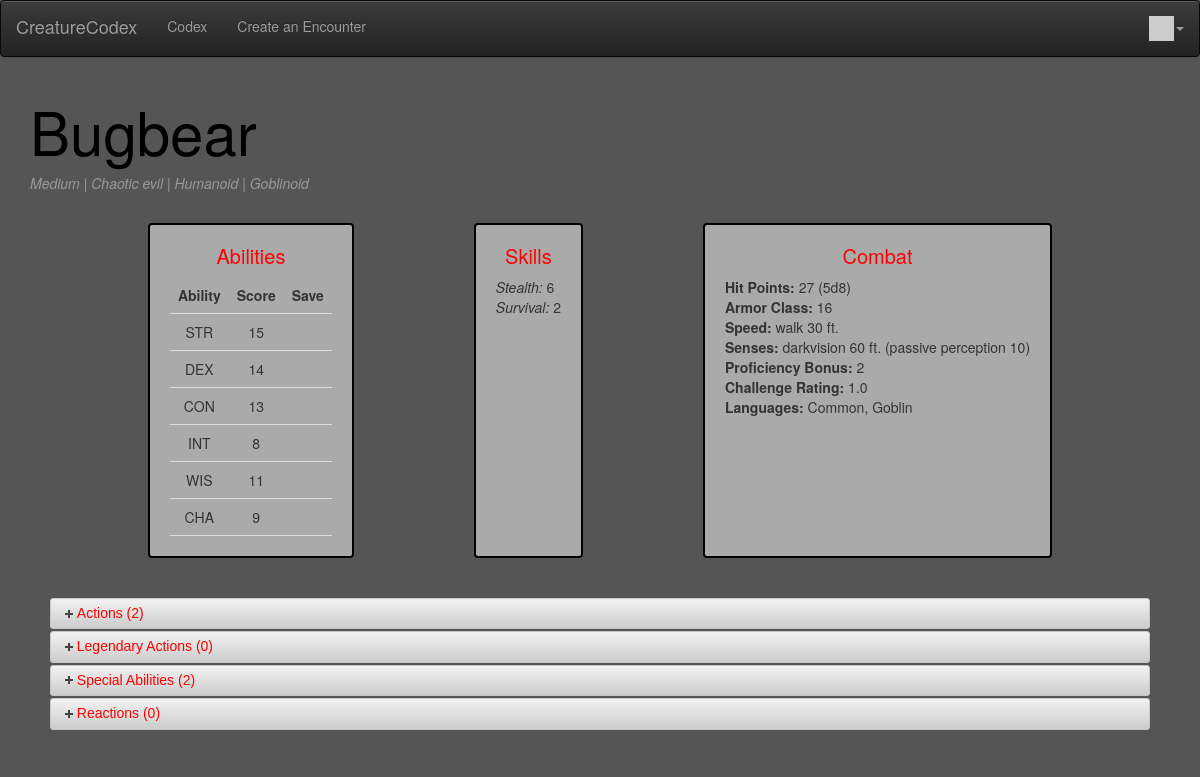
The page /codex/creature/9630 (signed in) on the database its author committed.
### codex/models.py (models this page shows, shortened)
class Creature(models.Model):
    name = models.CharField(max_length=128)
    strScore =  models.IntegerField()
    strSave = models.IntegerField(null=True)
    dexScore = models.IntegerField()
    dexSave = models.IntegerField (null=True)
    conScore = models.IntegerField()
    conSave = models.IntegerField(null=True)
    intScore = models.IntegerField()
    intSave = models.IntegerField(null=True)
    wisScore = models.IntegerField()
    wisSave = models.IntegerField(null=True)
    chaScore = models.IntegerField()
    chaSave = models.IntegerField(null=True)
    arcana = models.IntegerField(null=True)
    athletics = models.IntegerField(null=True)
    deception = models.IntegerField(null=True)
    history = models.IntegerField(null=True)
    insight = models.IntegerField(null=True)
    intimidation = models.IntegerField(null=True)
    investigation = models.IntegerField(null=True)
    medicine = models.IntegerField(null=True)
    nature = models.IntegerField(null=True)
    perception = models.IntegerField(null=True)
    performance = models.IntegerField(null=True)
    persuasion = models.IntegerField(null=True)
    religion = models.IntegerField(null=True)
    stealth = models.IntegerField(null=True)
    survival = models.IntegerField(null=True)
    armorClass = models.IntegerField()
    challengeRating = models.FloatField()
    hitDieNum = models.IntegerField() # Gathered form the HD...
    hitPoints = models.IntegerField()
    passivePerception = models.IntegerField() # Gathered from Senses...
    proficiencyBonus = models.IntegerField() # Based on CR...
    alignment = models.ForeignKey(Alignment,on_delete=models.CASCADE)
    hitDieType = models.ForeignKey(HitDieType,on_delete=models.CASCADE)
    size = models.ForeignKey(Size,on_delete=models.CASCADE)
    subtype = models.ForeignKey(Subtype,on_delete=models.CASCADE,null=True)
    type = models.ForeignKey(Type,on_delete=models.CASCADE)
    conditionImmunities = models.ManyToManyField(ConditionImmunities,through='ConditionImmunitiesCreature',
                                                 )
    damageImmunities = models.ManyToManyField(DamageType,through='DamageImmunitiesCreature',related_name='immunity')
    damageResistances = models.ManyToManyField(DamageType,through='DamageResistancesCreature',related_name='resistance')
    damageVulnerabilities = models.ManyToManyField(DamageType,through='DamageVulnerabilitiesCreature',related_name='vulnerability')
    languages = models.ManyToManyField(Languages,through='LanguagesCreature') # Explanation area? Or just str...
    senses = models.ManyToManyField(Senses,through='SensesCreature')
    speed = models.ManyToManyField(Speed,through='SpeedCreature')

class Size(models.Model):
    size = models.CharField(max_length=24)
    def __str__(self,):
        return self.size

class Alignment(models.Model):
    alignment = models.CharField(max_length=128)
    def __str__(self,):
        return self.alignment

class Type(models.Model):
    type = models.CharField(max_length=128)
    def __str__(self,):
        return self.type

class Subtype(models.Model):
    subtype = models.CharField(max_length=128)
    def __str__(self,):
        return self.subtype

class HitDieType(models.Model):
    hitDieType = models.CharField(max_length=3)
    def __str__(self,):
        return self.hitDieType

class Speed(models.Model):
    speed = models.CharField(max_length=256)
    def __str__(self,):
        return self.speed

class Senses(models.Model):
    sense = models.CharField(max_length=128)
    def __str__(self,):
        return self.sense

class Languages(models.Model):
    language = models.CharField(max_length=256)
    def __str__(self,):
        return self.language

### codex/views.py (the view)
# urls.py: path('creature/<int:pk>', views.CreatureDetailView.as_view(), name='creature_detail'),
class CreatureDetailView(generic.DetailView):
    model = Creature
    template_name = "codex/creature_detail.html"
    def get(self, request, pk) :
        self.object = self.get_object()
        context = super(CreatureDetailView, self).get_context_data()
        c = Creature.objects.get(id=pk)
        ability_matrix = [['STR',c.strScore,c.strSave],
                            ['DEX',c.dexScore,c.dexSave],
                            ['CON',c.conScore,c.conSave],
                            ['INT',c.intScore,c.intSave],
                            ['WIS',c.wisScore,c.wisSave],
                            ['CHA',c.chaScore,c.chaSave]]
        context['abilities'] = [[value if value else '' for value in row] for row in ability_matrix]
        skills = []
        sk_names = ['Arcana','Athletics','Deception','History','Insight','Intimidation','Invesitgation',
                    'Medicine','Nature','Perception','Performance','Persuasion','Religion','Stealth',
                    'Survival']
        for i,sk in enumerate([c.arcana,c.athletics,c.deception,c.history,c.insight,c.intimidation,c.investigation,
                   c.medicine,c.nature,c.perception,c.performance,c.persuasion,c.religion,c.stealth,
                   c.survival]):
            if sk:
                skills.append([sk_names[i],sk])
        context['skills'] = skills
        return render(request, self.template_name, context)

### codex/context_processors.py (called while the page is built)
def name_of_app(request):
    return {'APP_NAME': "CreatureCodex"}

### codex/models.py (called while the page is built)
    def __str__(self,):
        return self.name

### home/templatetags/app_tags.py (called while the page is built)
@register.filter(name='gravatar')
def gravatar(user, size=35):
    email = str(user.email.strip().lower()).encode('utf-8')
    email_hash = md5(email).hexdigest()
    url = "//www.gravatar.com/avatar/{0}?s={1}&d=identicon&r=PG"
    return url.format(email_hash, size)

### codex/templates/codex/creature_detail.html (shortened to what this page needs)
{% extends "codex/base_menu.html" %}
{% block content %}
  <div id="banner">
    <h1>{{ creature.name }}</h1>
    <p><i>{{creature.size}} | {{creature.alignment|capfirst}} | {{creature.type|capfirst}} | {{creature.subtype|capfirst}}</i></p>
  </div>
  <div id="basicStats">
    <div class="basicStats-block" id="abilityScores">
      <h2>Abilities</h2>
      <table>
        <tr>
          <td><strong>Ability</strong></td>
          <td><strong>Score</strong></td>
          <td><strong>Save</strong></td>
        </tr>
        {% for ab in abilities %}
          <tr>
            <td>{{ab.0}}</td>
            <td>{{ab.1}}</td>
            <td>{{ab.2}}</td>
          </tr>
        {% endfor %}
      </table>
    </div>
    <div class="basicStats-block" id="skills">
      <h2>Skills</h2>
      <ul>
        {% for s in skills %}
          <li><i>{{s.0}}:</i> {{s.1}}</li>
        {% endfor %}
      </ul>
    </div>
    <div class="basicStats-block" id="leadStats">
      <h2>Combat</h2>
      <ul>
        <li><strong>Hit Points:</strong> {{creature.hitPoints}} ({{creature.hitDieNum}}{{creature.hitDieType}})</li>
        <li><strong>Armor Class:</strong> {{creature.armorClass}}</li>
        <li><strong>Speed:</strong> {{ creature.speed.all|join:", " }}</li>
        <li><strong>Senses:</strong> {{ creature.senses.all|join:", " }} <span id="pp">(passive perception {{creature.passivePerception}})</span></li>
        <li><strong>Proficiency Bonus:</strong> {{creature.proficiencyBonus}}</li>
        <li><strong>Challenge Rating:</strong> {{creature.challengeRating}}</li>
        {% if creature.languages.all %}
          <li><strong>Languages:</strong> {{ creature.languages.all|join:", " }}</li>
        {% endif %}
      </ul>
    </div>
  </div>
  <div class='accordion'>
    <h2>Actions ({{creature.actions_set.count}})</h2>
    <h2>Legendary Actions ({{creature.legendaryactions_set.count}})</h2>
    <h2>Special Abilities ({{creature.specialabilities_set.count}})</h2>
    <h2>Reactions ({{creature.reactions_set.count}})</h2>
  </div>
{% endblock %}

### codex/templates/codex/base_bootstrap.html (style rules this page uses)
h1 { color: #000000; font-size: 60px; }
h2 { color: #000000; font-size: 30px; }
p { color: #000000; }
#banner p { color: #999999; }
.ui-state-default { background-image: linear-gradient(#f2f2f2, #cccccc); color: red; }
body { background-color: #555555; z-index: -100; min-height: 100%; }
div#basicStats { display: flex; flex-wrap: wrap; flex-direction: row; justify-content: space-evenly; }
div.basicStats-block { border: 2px solid black; border-radius: 4px; padding: 20px; min-width: 100px; margin: 20px 2px; }
div.basicStats-block { background-color: rgba(256,256,256,.5); max-width: 45vw; }
div.basicStats-block ul { list-style-type: none; margin: 0; padding: 0; }
table { border-collapse: collapse; width: 30%; }
th, td { padding: 8px; text-align: center; border-bottom: 1px solid #ddd; }
div.basicStats-block h2 { color: red; font-size: 20px; text-align: center; margin: 0; margin-bottom: 10px; }
div.accordion { margin: 20px; }

### rows shown on the page
Creature: name "Bugbear", size "Medium", alignment "Chaotic evil", type "Humanoid", subtype "Goblinoid", hitPoints "27", hitDieNum "5", hitDieType "d8", armorClass "16", speed.all "walk 30 ft.", senses.all "darkvision 60 ft.", passivePerception "10", proficiencyBonus "2", challengeRating "1.0", languages.all "Common, Goblin", actions_set.count "2", legendaryactions_set.count "0", specialabilities_set.count "2", reactions_set.count "0"

### other values the page prints
{{ APP_NAME }} "CreatureCodex"
{{ ab.0 }} "STR" "DEX" "CON" "INT" "WIS" "CHA"
{{ ab.1 }} "15" "14" "13" "8" "11" "9"
{{ s.0 }} "Stealth" "Survival"
{{ s.1 }} "6" "2"
